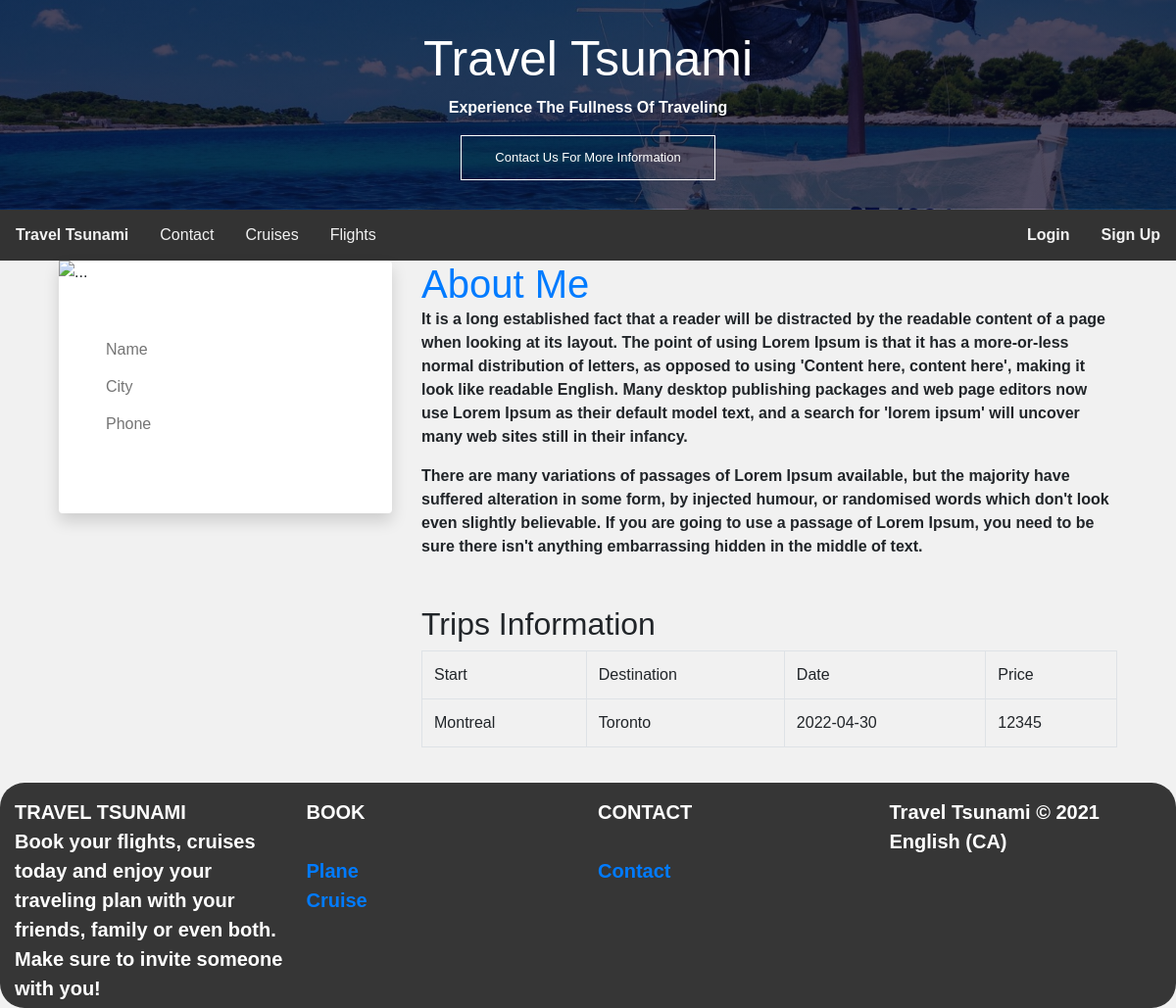
Page /User/5 on the committed database.
### tables this page shows
CREATE TABLE `trip` (
  `trip_id` int(11) NOT NULL,
  `user_id` int(11) NOT NULL,
  `name` varchar(255) NOT NULL,
  `max` int(11) NOT NULL,
  `date` date NOT NULL,
  `price` int(11) NOT NULL,
  `description` varchar(255) NOT NULL,
  `start` varchar(255) NOT NULL,
  `destination` varchar(255) NOT NULL
);

### app/controllers/User.php (called while the page is built, shortened)
<?php
class User extends Controller {
    public function __construct()
    {
        $this->userModel = $this->model('userModel');
        $this->tripModel = $this->model('tripModel');
    }
    public function index($id) {
        $trips = $this->tripModel->getTrips($id);
        $iduser = $_SESSION['user_id'];
        $users = $this->userModel->getUserById($iduser);
        $about = $this->userModel->getAboutByUser($_SESSION['user_id']);
        $data = [
            "user" => $id,
            "trips" => $trips,
            "users" => $users,
            "user_id" => $about
        ];
        $this->view('User/index',$data);
    }
}

### app/core/app.php (called while the page is built, shortened)
<?php
    class App{
        protected $currentMethod = 'index';
        public function __construct()
        {
            $url = $this->parseURL();
            if(file_exists('../app/controllers/'.$url[0].'.php')){
                unset($url[0]);
            }
            $this->currentController = new $this->currentController;
            $this->params = $url ? array_values($url) : [];
            call_user_func_array([$this->currentController, $this->currentMethod], $this->params);
        }
        public function parseURL(){
            if(isset($_GET['url'])){
                $url = rtrim($_GET['url'], '/');
                $url = filter_var($url, FILTER_SANITIZE_URL);
                $url = explode('/',$url);
                return $url;
            }
        }
    }

### public/index.php (called while the page is built, shortened)
<?php
    $init = new App;
?>

### app/core/Model.php (called while the page is built, shortened)
<?php
class Model
{
    private $host = DB_HOST;
    private $user = DB_USER;
    private $pass = DB_PASS;
    private $dbname = DB_NAME;
    private $dbh;
    private $stmt;
    public function __construct()
    {
        $dsn = 'mysql:host=' . $this->host . ';dbname=' . $this->dbname;
        $options = array(
            PDO::ATTR_PERSISTENT => true,
            PDO::ATTR_ERRMODE => PDO::ERRMODE_EXCEPTION
        );
        try {
            $this->dbh = new PDO($dsn, $this->user, $this->pass, $options);
        } catch (PDOException $e) {
            $this->error = $e->getMessage();
            echo $this->error;
        }
    }
    public function query($sql)
    {
        $this->stmt = $this->dbh->prepare($sql);
    }
    public function bind($param, $value, $type = null)
    {
        if (is_null($type)) {
            switch (true) {
                case is_null($value):
                    $type = PDO::PARAM_NULL;
                    break;
            }
        }
        $this->stmt->bindValue($param, $value, $type);
    }
    public function execute()
    {
        return $this->stmt->execute();
    }
    public function getResultSet(){
        $this->execute();
        return $this->stmt->fetchAll(PDO::FETCH_OBJ);
    }
}

### app/models/tripModel.php (called while the page is built, shortened)
<?php
    class tripModel{
        public function __construct(){
            $this->db = new Model;
        }
        public function getTrips($id) {
            $this->db->query("SELECT * FROM trip WHERE user_id = '$id'");
            return $this->db->getResultSet();
        }
    }
?>

### app/views/User/index.php (the view)
<?php include APPROOT.'/views/includes/header.php'; ?>
<?php
    if ($data["user"] == $_SESSION['user_id']) {?>
<div class="container">
    <div class="row justify-content-right">
        <div class="col-md-7 col-lg-4 mb-5 mb-lg-0 wow fadeIn">
            <div class="card border-0 shadow">
                <img src="https://raw.githubusercontent.com/twbs/icons/main/icons/person-fill.svg" alt="...">
                <div class="card-body p-1-9 p-xl-5">
                    <div class="mb-4">
                        <h3 class="h4 mb-0">
                            <input name="first_name" type="text"  readonly class="form-control-plaintext" id="first_name" placeholder="Name" require value="<?php echo $data['users']->first_name ?>">
                            </h3>
                        <h3 class="h4 mb-0">
                            <input name="last_name" type="text"  readonly class="form-control-plaintext" id="last_name" placeholder="City" require value="<?php echo $data['users']->last_name ?>">
                        </h3>
                            <h3 class="h4 mb-0">
                            <input name="email" type="text"  readonly class="form-control-plaintext" id="email" placeholder="Phone" require value="<?php echo $data['users']->email ?>">
                        </h3>
                    </div>
                    <ul class="list-unstyled mb-4">
                            <p class="text-left"><a href="/eCommerce-Project/User/password/"class="btn btn-primary">Password Change</a></p>
                            <p class="text-left"><a href="/eCommerce-Project/User/email/"class="btn btn-primary">Email Change</a></p>
                            <p class="text-left"><?php echo '<a href=/eCommerce-Project/User/updateInfo/'.$_SESSION['user_id'].' class="btn btn-primary">Modify Information</a>'?></p>
                            <?php
                                if ($data["user_id"] == null) {?>
                                    <p class="text-left"><?php echo '<a href=/eCommerce-Project/User/about/'.$_SESSION['user_id'].' class="btn btn-primary">Add About</a>'?></p>
                            <?php } else { ?>
                                <p class="text-left"><?php echo '<a href=/eCommerce-Project/User/editabout/'.$_SESSION['user_id'].' class="btn btn-primary">Edit About</a>'?></p>
                                    <?php } ?>
                                    <p class="text-left"><?php echo '<a href=/eCommerce-Project/User/deleteUser/'.$_SESSION['user_id'].' class="btn btn-primary">Delete Account</a>'?><p>
                    </ul>
                </div>
            </div>
        </div>
        <div class="col-lg-8">
            <div class="ps-lg-1-6 ps-xl-5">
                <div class="mb-5 wow fadeIn">
                    <div class="text-start mb-1-6 wow fadeIn">
                        <h2 class="h1 mb-0 text-primary">About Me</h2>
                    </div>
                    <?php
                        if ($data["user_id"] == null) {?>
                            <p>It is a long established fact that a reader will be distracted by the readable content of a page when looking at its layout. The point of using Lorem Ipsum is that it has a more-or-less normal distribution of letters, as opposed to using 'Content here, content here', making it look like readable English. Many desktop publishing packages and web page editors now use Lorem Ipsum as their default model text, and a search for 'lorem ipsum' will uncover many web sites still in their infancy.</p>
                            <p class="mb-0">There are many variations of passages of Lorem Ipsum available, but the majority have suffered alteration in some form, by injected humour, or randomised words which don't look even slightly believable. If you are going to use a passage of Lorem Ipsum, you need to be sure there isn't anything embarrassing hidden in the middle of text.</p>
                    <?php } else { ?>
                        <?php echo '<p class="mb-0">' . $data['user_id']->text_about . "</p>"; ?>
                        <?php } ?>
                </div>
                <h2>Trips Information</h2>
                <table  class="table table-bordered">
                     <tr>
                        <td>Start</td>
                        <td>Destination</td>
                        <td>Date</td>
                        <td>Price</td>
                        <td colspan="3" class="text-center"> Modifications</td>
                    </tr>
                <?php
                    foreach($data["trips"] as $trip){
                    echo"<tr>";
                    echo"<td>$trip->start</td>";
                    echo"<td>$trip->destination</td>";
                    echo"<td>$trip->date</td>";
                    echo"<td>$trip->price</td>";
                    echo"<td>
                    <a href='/eCommerce-Project/Trip/edit/$trip->trip_id'> Update</a>
                    </td>";
                    echo"<td>
                    <a href='/eCommerce-Project/Trip/delete/$trip->trip_id'> Delete</a>
                    </td>";
                    echo"</tr>";
                }
                ?>
                </table>
            </div>
        </div>
    </div>
</div>
<?php } else { ?>
    <div class="container">
    <div class="row justify-content-right">
        <div class="col-md-7 col-lg-4 mb-5 mb-lg-0 wow fadeIn">
            <div class="card border-0 shadow">
                <img src="https://raw.githubusercontent.com/twbs/icons/main/icons/person-fill.svg" alt="...">
                <div class="card-body p-1-9 p-xl-5">
                    <div class="mb-4">
                        <h3 class="h4 mb-0">
                            <input name="first_name" type="text"  readonly class="form-control-plaintext" id="first_name" placeholder="Name" require value="<?php echo $data['users']->first_name ?>">
                            </h3>
                        <h3 class="h4 mb-0">
                            <input name="last_name" type="text"  readonly class="form-control-plaintext" id="last_name" placeholder="City" require value="<?php echo $data['users']->last_name ?>">
                        </h3>
                            <h3 class="h4 mb-0">
                            <input name="email" type="text"  readonly class="form-control-plaintext" id="email" placeholder="Phone" require value="<?php echo $data['users']->email ?>">
                        </h3>
                    </div>
                </div>
            </div>
        </div>
        <div class="col-lg-8">
            <div class="ps-lg-1-6 ps-xl-5">
                <div class="mb-5 wow fadeIn">
                    <div class="text-start mb-1-6 wow fadeIn">
                        <h2 class="h1 mb-0 text-primary">About Me</h2>
                    </div>
                    <p>It is a long established fact that a reader will be distracted by the readable content of a page when looking at its layout. The point of using Lorem Ipsum is that it has a more-or-less normal distribution of letters, as opposed to using 'Content here, content here', making it look like readable English. Many desktop publishing packages and web page editors now use Lorem Ipsum as their default model text, and a search for 'lorem ipsum' will uncover many web sites still in their infancy.</p>
                    <p class="mb-0">There are many variations of passages of Lorem Ipsum available, but the majority have suffered alteration in some form, by injected humour, or randomised words which don't look even slightly believable. If you are going to use a passage of Lorem Ipsum, you need to be sure there isn't anything embarrassing hidden in the middle of text.</p>
                </div>
                <h2>Trips Information</h2>
                <table  class="table table-bordered">
                     <tr>
                        <td>Start</td>
                        <td>Destination</td>
                        <td>Date</td>
                        <td>Price</td>
                    </tr>
                <?php
                    foreach($data["trips"] as $trip){
                    echo"<tr>";
                    echo"<td>$trip->start</td>";
                    echo"<td>$trip->destination</td>";
                    echo"<td>$trip->date</td>";
                    echo"<td>$trip->price</td>";
                }
                ?>
                </table>
            </div>
        </div>
    </div>
</div>
<?php } ?>
<?php include APPROOT.'/views/includes/footer.php'; ?>

### public/css/Header.css (style rules this page uses)
.row:after { content: ""; display: table; clear: both; }

### public/css/style.css (style rules this page uses)
* { box-sizing: border-box; }
body { font-family: Arial; background: #f1f1f1; }
p { font-weight: bold; }
.row { margin-left: 0px; margin-right: 0px; }
.row:after { content: ""; display: table; clear: both; }

### rows in the picture
trip: start "Montreal", destination "Toronto", date "2022-04-30", price "12345"
